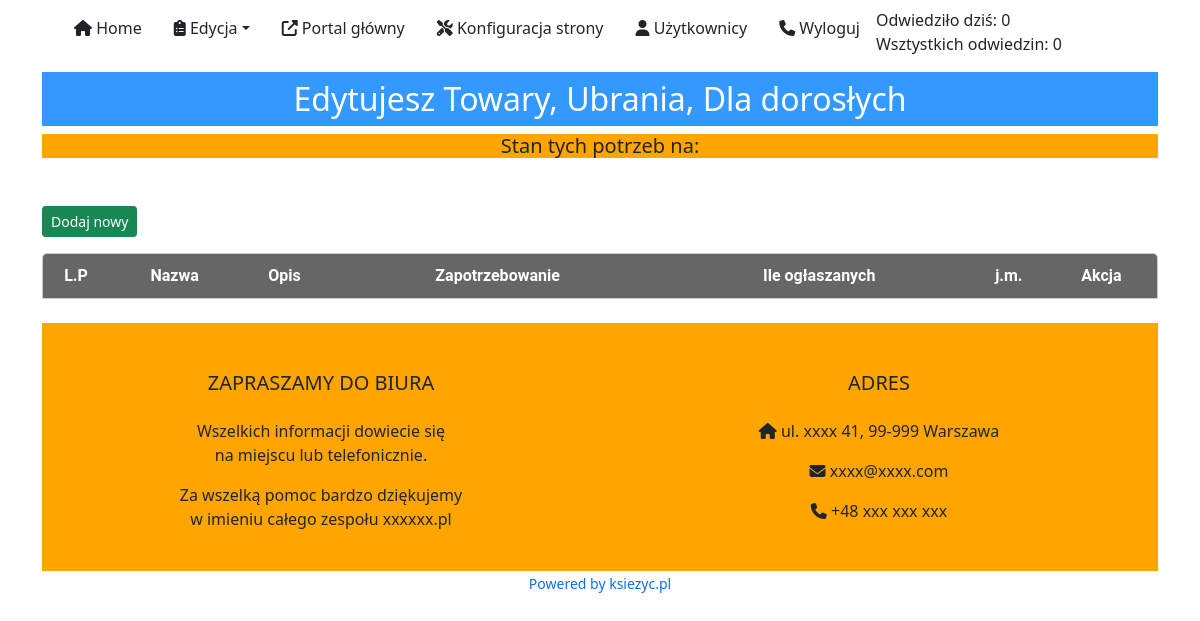
Page /panel/lista.php?id_kategorie__glowne=1&id_wiersz_kategorie__podkategorie_poziom_0=2&id_wiersz_kategorie__podkategorie_poziom_1=6 (signed in) on the committed database.
### tables this page shows
CREATE TABLE `counter` (
  `data` date NOT NULL DEFAULT '0000-00-00',
  `licznik` int(11) NOT NULL DEFAULT 1
);

CREATE TABLE `kategorie__glowne` (
  `id` int(11) NOT NULL,
  `nazwa` varchar(30) NOT NULL,
  `opis` varchar(150) NOT NULL
);

CREATE TABLE `kategorie__podkategorie` (
  `id` int(11) NOT NULL,
  `kategorie__glowne_id` int(11) NOT NULL,
  `nazwa` varchar(100) NOT NULL,
  `opis` varchar(150) NOT NULL,
  `kategorie__podkategorie_3poziom` int(11) NOT NULL DEFAULT 0
);

### panel/lista.php (the view, shortened to what this page needs)
<?php include_once("head.php"); ?>
<?php include_once("nav.php"); ?>
<?php
    $sql_kategorie__glowne = "SELECT * FROM kategorie__glowne WHERE id = ".$_GET['id_kategorie__glowne']."";
    $result_kategorie__glowne = mysqli_query($link, $sql_kategorie__glowne);
    $wiersz_kategorie__glowne = mysqli_fetch_array($result_kategorie__glowne);
            $nazwa_kategorie__glowne = $wiersz_kategorie__glowne['nazwa'];
    $sql_kategorie__podkategorie_poziom_0 = "SELECT * FROM kategorie__podkategorie WHERE id = ".$_GET['id_wiersz_kategorie__podkategorie_poziom_0'];
    $result_kategorie__podkategorie_poziom_0 = mysqli_query($link, $sql_kategorie__podkategorie_poziom_0);
    $wiersz_kategorie__podkategorie_poziom_0 = mysqli_fetch_array($result_kategorie__podkategorie_poziom_0);
            $id_kategorie__podkategorie = $wiersz_kategorie__podkategorie_poziom_0['id'];
            $nazwa_kategorie__podkategorie_poziom_0 = $wiersz_kategorie__podkategorie_poziom_0['nazwa'];
    if ($_GET['id_wiersz_kategorie__podkategorie_poziom_1'] != ""){
            $sql_kategorie__podkategorie_poziom_1 = "SELECT * FROM kategorie__podkategorie WHERE id = ".$_GET['id_wiersz_kategorie__podkategorie_poziom_1'];
            $result_kategorie__podkategorie_poziom_1 = mysqli_query($link, $sql_kategorie__podkategorie_poziom_1);
            $wiersz_kategorie__podkategorie_poziom_1 = mysqli_fetch_array($result_kategorie__podkategorie_poziom_1);
                    $id_kategorie__podkategorie = $wiersz_kategorie__podkategorie_poziom_1['id'];
                    $nazwa_kategorie__podkategorie_poziom_1 = $wiersz_kategorie__podkategorie_poziom_1['nazwa'];
    }
    $sql_towary_data_aktualizacji = "SELECT MAX(data) FROM towary WHERE kategorie__podkategorie_id = ".$id_kategorie__podkategorie;
    $result_towary_data_aktualizacji = mysqli_query($link, $sql_towary_data_aktualizacji);
    $wiersz_towary_data_aktualizacji = mysqli_fetch_array($result_towary_data_aktualizacji);
    $data_aktualizacji = $wiersz_towary_data_aktualizacji[0];
?>
<div class='container'>
	<div class='row mt-2'>
		<div class='col-sm-12'>
			<center>
			<h2 class='py-2' style='background-color: #3399ff; color: #FFFFFF'>Edytujesz <?php echo $nazwa_kategorie__glowne.", ".$nazwa_kategorie__podkategorie_poziom_0.", ".$nazwa_kategorie__podkategorie_poziom_1; ?></h2>
			</center>
		</div>
		<div class='col-sm-12'>
			<center>
			  <h5 style='background-color: #ffa500;'>Stan tych potrzeb na: <?php echo $data_aktualizacji; ?></h5>
		</div>
	</div>
	<div class='row mt-4'>
		<div class='col-12 mt-2'>
		</div>
	</div>
	<?php
print "<button type=\"button\" class='btn btn-sm btn-success btn-dodaj_towar'>Dodaj nowy</button>";
print "<div class='row mt-3'>
	    <div class='col-sm-12'>
		    <div class='table_css_responsive' id='results'>
			    <div class='theader'>
				    <div class='table_css_responsive_header'>L.P</div>
				    <div class='table_css_responsive_header'>Nazwa</div>
				    <div class='table_css_responsive_header'>Opis</div>
				    <div class='table_css_responsive_header'>Zapotrzebowanie</div>
				    <div class='table_css_responsive_header'>Ile ogłaszanych</div>
				    <div class='table_css_responsive_header'>j.m.</div>
				    <div class='table_css_responsive_header'>Akcja</div>
			    </div>";
	    print "</div></div>";
	?>
</div>
<?php include_once("footer.php"); ?>
</body>
</html>

### panel/nav.php (shortened to what this page needs)
<?php
include_once("../connect.php");
    function licznik_dzis($link)
    {
        $sql = mysqli_query($link, "SELECT licznik FROM counter ORDER BY data DESC LIMIT 0,1");
        $licznik = mysqli_fetch_row($sql);
	return $licznik[0];
    }
    function licznik_all($link)
    {
        $sql = mysqli_query($link, "SELECT sum(`licznik`) FROM `counter`");
        $data = mysqli_fetch_row($sql);
        return $data[0];
    }
?>
	<nav class='navbar navbar-expand-md bg-white'>
		<div class='container'>
			<div class='collapse navbar-collapse' id='collapsibleNavbar'>
				<ul class='navbar-nav'>
					<li class='nav-item'>
						<a class='nav-link text-dark px-3' href='index.php'><i class='fas fa-home'></i> Home</a>
					</li>
					<li class='nav-item dropdown'>
						<a class='nav-link dropdown-toggle text-dark px-3' href='#' role='button' data-bs-toggle='dropdown'><i class="fas fa-clipboard-list"></i> Edycja</a>
					</li>
					<li class='nav-item'>
						<a class='nav-link text-dark px-3' href='../index.php' target='_new'><i class="fas fa-external-link-alt"></i></i> Portal główny</a>
					</li>
					<li class='nav-item'>
						<a class='nav-link text-dark px-3' href='settings.php' target='new'><i class="fas fa-tools"></i></i> Konfiguracja strony</a>
					</li>
					<li class='nav-item'>
						<a class='nav-link text-dark px-3' href='users.php' target='new'><i class="fas fa-user"></i></i> Użytkownicy</a>
					</li>
					<li class='nav-item'>
						<a class='nav-link text-dark px-3' href='log_logout.php'><i class="fas fa-phone"></i></i> Wyloguj</a>
					</li>
					<li class='nav-item'>
						<div>Odwiedziło dziś: <?php print licznik_dzis($link); ?></div><div> Wsztystkich odwiedzin: <?php print licznik_all($link); ?></div>
					</li>
				</ul>
			</div>
		</div>
	</nav>

### css/main.css (style rules this page uses)
body { background-color: ; }
.table_css_responsive { display: table; text-align: center; width:100%; border-collapse: separate; font-family: 'Roboto', sans-serif; font-weight: 400; }
.theader { display: table-row; }
.table_css_responsive_header { display: table-cell; border-bottom: #ccc 1px solid; border-top: #ccc 1px solid; background: #666666; color: #ffffff; padding-top: 10px; padding-bottom: 10px; font-weight: 700; }
.table_css_responsive_header:first-child { border-left: #ccc 1px solid; border-top-left-radius: 5px; }
.table_css_responsive_header:last-child { border-right: #ccc 1px solid; border-top-right-radius: 5px; }

### rows in the picture
counter: licznik "0"
kategorie__glowne: nazwa "Towary"
kategorie__podkategorie: nazwa "Ubrania"
kategorie__podkategorie: nazwa "Dla dorosłych"

### other values in the picture
licznik_all($link) "0"
$settings['page_name'] "xxxxxx.pl"
$settings['address_footer'] "xxxx 41"
$settings['miasto_footer'] "99-999 Warszawa"
$settings['email_footer'] "xxxx@xxxx.com"
$settings['telefon_footer'] "+48 xxx xxx xxx"
